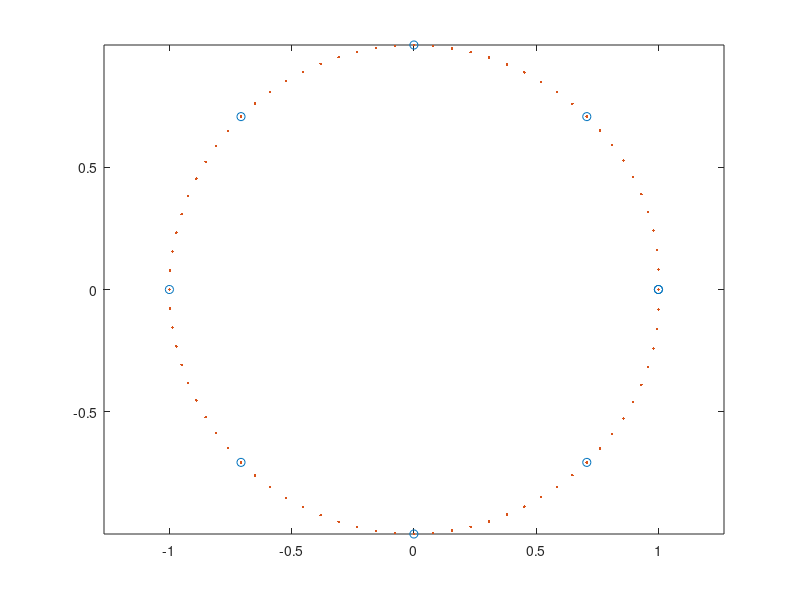

Here is the MATLAB script that generated this plot:
function [X,Y]=curv2d(xd,yd,nseg,icrnr)
% [X,Y]=curv2d(xd,yd,nseg,icrnr)
if nargin<4, icrnr=[]; end
if nargin<3, nseg=10; end
if nargin==0
  zd=exp(i*linspace(0,2*pi,9)');  
  xd=real(zd); yd=imag(zd);
end
close
zd=xd(:)+i*yd(:); n=length(zd); 
tol=sum(abs(diff(zd)))/1e10; 
if abs(zd(1)-zd(end))<tol, closed=1;
else, closed=0; end
N=[1;sort(icrnr(:));n]; Z=zd(1);
for k=1:length(N)-1
  zk=zd(N(k):N(k+1)); sk=length(zk)-1;
  if sk>0
    s=linspace(0,sk,1+sk*nseg)';
    Zk=spline(0:sk,zk,s); Z=[Z;Zk(2:end)];
  end
end
X=real(Z); Y=imag(Z);
if nargin==0, plot(xd,yd,'o',X,Y,'.'), axis equal, shg; end
